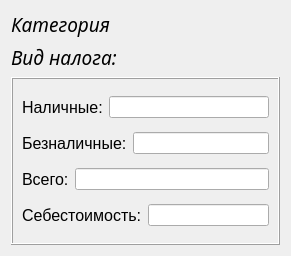
<?xml version="1.0" encoding="UTF-8"?>
<ui version="4.0">
 <class>FormCategory</class>
 <widget class="QWidget" name="FormCategory">
  <property name="geometry">
   <rect>
    <x>0</x>
    <y>0</y>
    <width>291</width>
    <height>256</height>
   </rect>
  </property>
  <property name="sizePolicy">
   <sizepolicy hsizetype="Expanding" vsizetype="Expanding">
    <horstretch>0</horstretch>
    <verstretch>0</verstretch>
   </sizepolicy>
  </property>
  <property name="windowTitle">
   <string>Form</string>
  </property>
  <layout class="QVBoxLayout" name="verticalLayout_3">
   <item>
    <layout class="QVBoxLayout" name="verticalLayout">
     <item>
      <widget class="QLabel" name="LblCategoryDescr">
       <property name="sizePolicy">
        <sizepolicy hsizetype="Expanding" vsizetype="Minimum">
         <horstretch>0</horstretch>
         <verstretch>0</verstretch>
        </sizepolicy>
       </property>
       <property name="font">
        <font>
         <family>Monotype Corsiva</family>
         <pointsize>14</pointsize>
         <italic>true</italic>
        </font>
       </property>
       <property name="text">
        <string>Категория</string>
       </property>
      </widget>
     </item>
     <item>
      <widget class="QLabel" name="LblTaxDescr">
       <property name="sizePolicy">
        <sizepolicy hsizetype="Expanding" vsizetype="Minimum">
         <horstretch>0</horstretch>
         <verstretch>0</verstretch>
        </sizepolicy>
       </property>
       <property name="font">
        <font>
         <family>Monotype Corsiva</family>
         <pointsize>14</pointsize>
         <italic>true</italic>
        </font>
       </property>
       <property name="text">
        <string>Вид налога:</string>
       </property>
      </widget>
     </item>
    </layout>
   </item>
   <item>
    <widget class="QFrame" name="FrameTotalSum">
     <property name="sizePolicy">
      <sizepolicy hsizetype="Expanding" vsizetype="Expanding">
       <horstretch>0</horstretch>
       <verstretch>0</verstretch>
      </sizepolicy>
     </property>
     <property name="frameShape">
      <enum>QFrame::Box</enum>
     </property>
     <property name="frameShadow">
      <enum>QFrame::Raised</enum>
     </property>
     <layout class="QVBoxLayout" name="verticalLayout_2">
      <item>
       <layout class="QHBoxLayout" name="horizontalLayout">
        <item>
         <widget class="QLabel" name="LblCashMoney">
          <property name="font">
           <font>
            <pointsize>12</pointsize>
           </font>
          </property>
          <property name="text">
           <string>Наличные:</string>
          </property>
         </widget>
        </item>
        <item>
         <widget class="QLineEdit" name="EditCashMoney"/>
        </item>
       </layout>
      </item>
      <item>
       <layout class="QHBoxLayout" name="horizontalLayout_2">
        <item>
         <widget class="QLabel" name="LblNonCashMoney">
          <property name="font">
           <font>
            <pointsize>12</pointsize>
           </font>
          </property>
          <property name="text">
           <string>Безналичные:</string>
          </property>
         </widget>
        </item>
        <item>
         <widget class="QLineEdit" name="EditNonCashMoney"/>
        </item>
       </layout>
      </item>
      <item>
       <layout class="QHBoxLayout" name="horizontalLayout_3">
        <item>
         <widget class="QLabel" name="LblTotalSum">
          <property name="font">
           <font>
            <pointsize>12</pointsize>
           </font>
          </property>
          <property name="text">
           <string>Всего:</string>
          </property>
         </widget>
        </item>
        <item>
         <widget class="QLineEdit" name="EditTotalSum"/>
        </item>
       </layout>
      </item>
      <item>
       <layout class="QHBoxLayout" name="horizontalLayout_4">
        <item>
         <widget class="QLabel" name="LblSelfcoast">
          <property name="font">
           <font>
            <pointsize>12</pointsize>
           </font>
          </property>
          <property name="text">
           <string>Себестоимость:</string>
          </property>
         </widget>
        </item>
        <item>
         <widget class="QLineEdit" name="EditSelfcoast"/>
        </item>
       </layout>
      </item>
     </layout>
    </widget>
   </item>
  </layout>
 </widget>
 <resources/>
 <connections/>
</ui>
